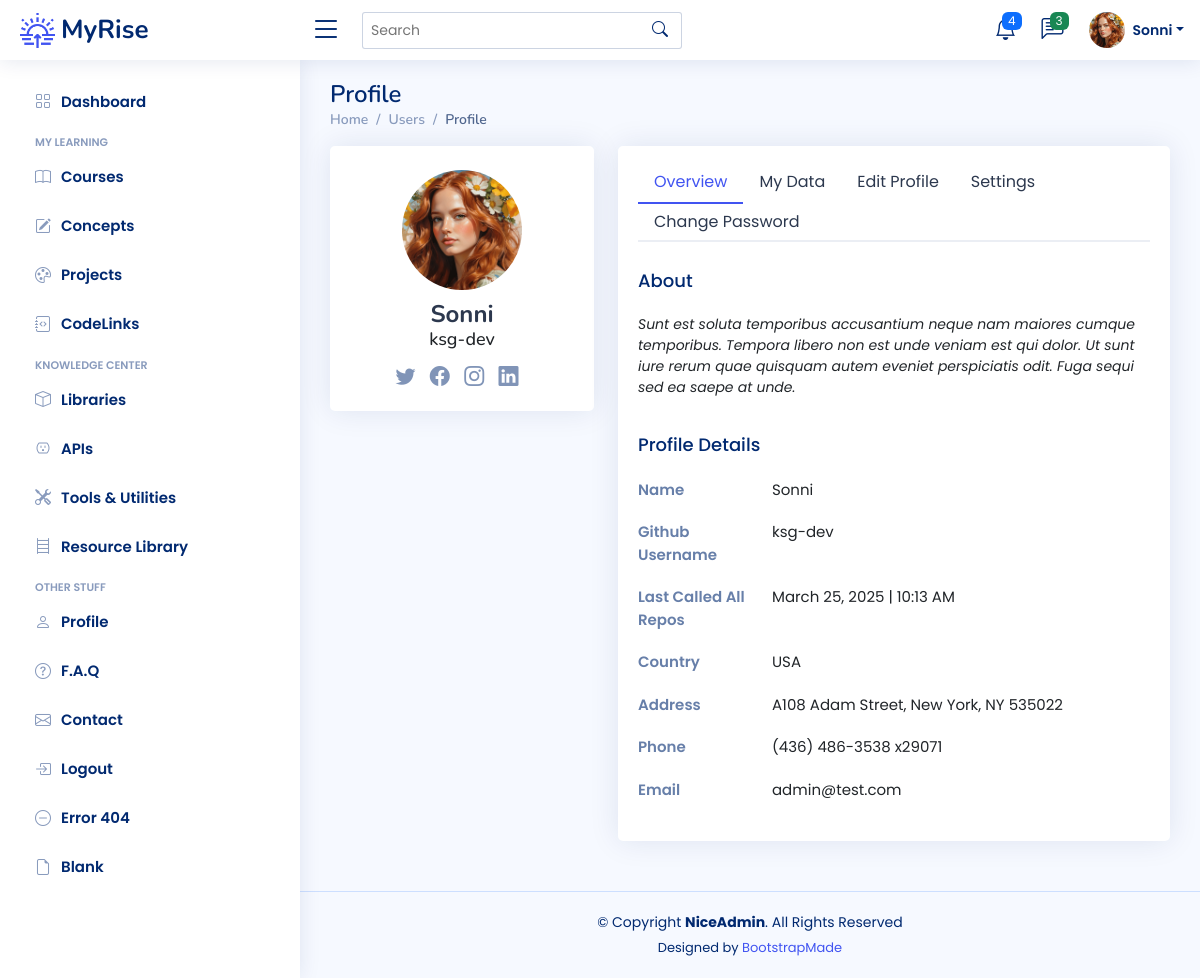
The page /profile (signed in) on the database as committed earlier.
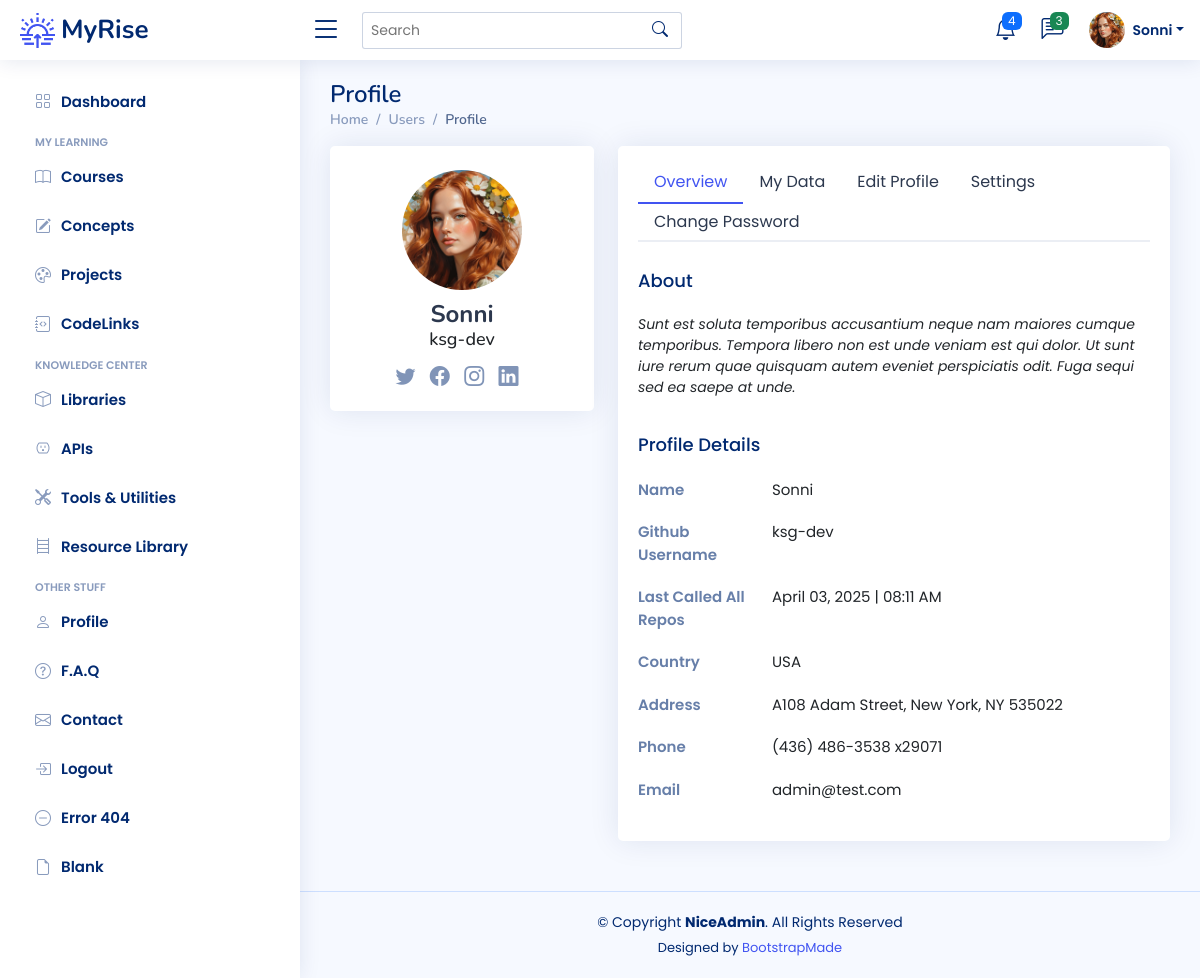
The same page on the database as committed later.
### app/models.py (models this page shows)
class User(UserMixin, db.Model):
    __tablename__ = "users"
    id: Mapped[int] = mapped_column(Integer, primary_key=True)
    email: Mapped[str] = mapped_column(String(100), unique=True)
    password: Mapped[str] = mapped_column(String(250))
    name: Mapped[str] = mapped_column(String(1000))
    display_name: Mapped[str] = mapped_column(String(1000))
    last_called_repos: Mapped[Optional[datetime.datetime]] = mapped_column(DateTime())
    latest_etag_repos: Mapped[str] = mapped_column(String(250), nullable=True)
    projects: Mapped[List["Project"]] = relationship(back_populates="user")
    events: Mapped[List["Event"]] = relationship(back_populates="user")
    courses: Mapped[List["Course"]] = relationship(back_populates="user")
    libraries: Mapped[List["Library"]] = relationship(back_populates="user")
    apis: Mapped[List["API"]] = relationship(back_populates="user")
    tools: Mapped[List["Tool"]] = relationship(back_populates="user")
    resources: Mapped[List["Resource"]] = relationship(back_populates="user")
    repos: Mapped[List["Repository"]] = relationship(back_populates="user")
    codelinks: Mapped[List["CodeLink"]] = relationship(back_populates="user")
    concepts: Mapped[List["Concept"]] = relationship('Concept', secondary=user_concept, backref='user')

### app/routes.py (the view, shortened to what this page needs)
@app.route('/profile', methods=["POST", "GET"])
@login_required
def profile():
    return render_template("profile.html")

### app/templates/profile.html (shortened to what this page needs)
{% extends 'base.html' %}
{% block content %}
  <main id="main" class="main">
    <div class="pagetitle">
      <h1>Profile</h1>
      <nav>
        <ol class="breadcrumb">
          <li class="breadcrumb-item"><a href="{{ url_for('home') }}">Home</a></li>
          <li class="breadcrumb-item">Users</li>
          <li class="breadcrumb-item active">Profile</li>
        </ol>
      </nav>
    </div>
    <section class="section profile">
      <div class="row">
        <div class="col-xl-4">
          <div class="card">
            <div class="card-body profile-card pt-4 d-flex flex-column align-items-center">
              <img src="{{ url_for('static', filename='img/profile-img.png') }}" alt="Profile" class="rounded-circle">
              <h2>{{ current_user.display_name }}</h2>
              <h3>{{ current_user.name }}</h3>
              <div class="social-links mt-2">
                <a href="#" class="twitter"><i class="bi bi-twitter"></i></a>
                <a href="#" class="facebook"><i class="bi bi-facebook"></i></a>
                <a href="#" class="instagram"><i class="bi bi-instagram"></i></a>
                <a href="#" class="linkedin"><i class="bi bi-linkedin"></i></a>
              </div>
            </div>
          </div>
        </div>
        <div class="col-xl-8">
          <div class="card">
            <div class="card-body pt-3">
              <ul class="nav nav-tabs nav-tabs-bordered">
                <li class="nav-item">
                  <button class="nav-link active" data-bs-toggle="tab" data-bs-target="#profile-overview">Overview</button>
                </li>
			  	<li class="nav-item">
                  <button class="nav-link" data-bs-toggle="tab" data-bs-target="#my-data">My Data</button>
                </li>
                <li class="nav-item">
                  <button class="nav-link" data-bs-toggle="tab" data-bs-target="#profile-edit">Edit Profile</button>
                </li>
                <li class="nav-item">
                  <button class="nav-link" data-bs-toggle="tab" data-bs-target="#profile-settings">Settings</button>
                </li>
                <li class="nav-item">
                  <button class="nav-link" data-bs-toggle="tab" data-bs-target="#profile-change-password">Change Password</button>
                </li>
              </ul>
              <div class="tab-content pt-2">
                <div class="tab-pane fade show active profile-overview" id="profile-overview">
                  <h5 class="card-title">About</h5>
                  <p class="small fst-italic">Sunt est soluta temporibus accusantium neque nam maiores cumque temporibus. Tempora libero non est unde veniam est qui dolor. Ut sunt iure rerum quae quisquam autem eveniet perspiciatis odit. Fuga sequi sed ea saepe at unde.</p>
                  <h5 class="card-title">Profile Details</h5>
                  <div class="row">
                    <div class="col-lg-3 col-md-4 label ">Name</div>
                    <div class="col-lg-9 col-md-8">{{ current_user.display_name }}</div>
                  </div>
                  <div class="row">
                    <div class="col-lg-3 col-md-4 label">Github Username</div>
                    <div class="col-lg-9 col-md-8">{{ current_user.name }}</div>
                  </div>
                  <div class="row">
                    <div class="col-lg-3 col-md-4 label">Last Called All Repos</div>
					  {% if current_user.last_called_repos %}
                    <div class="col-lg-9 col-md-8">{{ current_user.last_called_repos.strftime("%B %d, %Y | %I:%M %p") }}</div>
					  {% else %}
					  <div class="col-lg-9 col-md-8 fst-italic">none</div>
					  {% endif %}
                  </div>
                  <div class="row">
                    <div class="col-lg-3 col-md-4 label">Country</div>
                    <div class="col-lg-9 col-md-8">USA</div>
                  </div>
                  <div class="row">
                    <div class="col-lg-3 col-md-4 label">Address</div>
                    <div class="col-lg-9 col-md-8">A108 Adam Street, New York, NY 535022</div>
                  </div>
                  <div class="row">
                    <div class="col-lg-3 col-md-4 label">Phone</div>
                    <div class="col-lg-9 col-md-8">(436) 486-3538 x29071</div>
                  </div>
                  <div class="row">
                    <div class="col-lg-3 col-md-4 label">Email</div>
                    <div class="col-lg-9 col-md-8">{{ current_user.email }}</div>
                  </div>
                </div>
              </div>
            </div>
          </div>
        </div>
      </div>
    </section>
  </main>
{% endblock %}

### app/templates/base.html (shortened to what this page needs)
<!doctype html>
<html lang="en">
  <head>
	  {% block styling %}
		<link href="https://cdn.jsdelivr.net/npm/bootstrap@5.3.3/dist/css/bootstrap.min.css" rel="stylesheet">
	  	<link href="{{ url_for('static', filename='vendor/bootstrap/css/bootstrap.min.css') }}" rel="stylesheet">
	  	<link href="{{ url_for('static', filename='vendor/bootstrap-icons/bootstrap-icons.css') }}" rel="stylesheet">
	  	<link href="{{ url_for('static', filename='vendor/boxicons/css/boxicons.min.css') }}" rel="stylesheet">
	  	<link href="{{ url_for('static', filename='vendor/quill/quill.snow.css') }}" rel="stylesheet">
	  	<link href="{{ url_for('static', filename='vendor/quill/quill.bubble.css') }}" rel="stylesheet">
	  	<link href="{{ url_for('static', filename='vendor/remixicon/remixicon.css') }}" rel="stylesheet">
	  	<link href="{{ url_for('static', filename='vendor/simple-datatables/style.css') }}" rel="stylesheet">
	  	<link href="{{ url_for('static', filename='css/style.css' ) }}" rel="stylesheet">
    	{% endblock %}
  </head>
  <body>
  	{% include "heading.html" %}
    {% block content %}{% endblock %}
	{% include 'footer.html' %}
  </body>
</html>

### app/templates/heading.html (shortened to what this page needs)
{% from 'bootstrap5/nav.html' import render_nav_item %}
{% from 'bootstrap5/form.html' import render_form %}
  <header id="header" class="header fixed-top d-flex align-items-center">
    <div class="d-flex align-items-center justify-content-between">
      <a href="{{ url_for('home') }}" class="logo d-flex align-items-center">
        <img src="{{ url_for('static', filename='img/logo.png') }}" alt="sun-rise">
        <span class="d-none d-lg-block">MyRise</span>
      </a>
      <i class="bi bi-list toggle-sidebar-btn"></i>
    </div>
    <div class="search-bar">
      <form class="search-form d-flex align-items-center" method="POST" action="#">
        <input type="text" name="query" placeholder="Search" title="Enter search keyword">
        <button type="submit" title="Search"><i class="bi bi-search"></i></button>
      </form>
    </div>
    <nav class="header-nav ms-auto">
      <ul class="d-flex align-items-center">
        <li class="nav-item dropdown">
          <a class="nav-link nav-icon" href="#" data-bs-toggle="dropdown">
            <i class="bi bi-bell"></i>
            <span class="badge bg-primary badge-number">4</span>
          </a>
        </li>
        <li class="nav-item dropdown">
          <a class="nav-link nav-icon" href="#" data-bs-toggle="dropdown">
            <i class="bi bi-chat-left-text"></i>
            <span class="badge bg-success badge-number">3</span>
          </a>
        </li>
        <li class="nav-item dropdown pe-3">
          <a class="nav-link nav-profile d-flex align-items-center pe-0" href="#" data-bs-toggle="dropdown">
            <img src="{{ url_for('static', filename='img/profile-img.png') }}" alt="Profile" class="rounded-circle">
            <span class="d-none d-md-block dropdown-toggle ps-2">{{ current_user.display_name }}</span>
          </a>
        </li>
      </ul>
    </nav>
  </header>
  <aside id="sidebar" class="sidebar">
    <ul class="sidebar-nav" id="sidebar-nav">
      <li class="nav-item">
        <a class="nav-link collapsed" href="{{ url_for('home') }}">
          <i class="bi bi-grid"></i>
          <span>Dashboard</span>
        </a>
      </li>
<li class="nav-heading">My Learning</li>
	  <li class="nav-item">
        <a class="nav-link collapsed" href="{{ url_for('courses_page') }}">
          <i class="bi bi-book"></i>
          <span>Courses</span>
        </a>
      </li>
	  <li class="nav-item">
        <a class="nav-link collapsed" href="{{ url_for('concepts_page') }}">
          <i class="bi bi-pencil-square"></i>
          <span>Concepts</span>
        </a>
      </li>
	  <li class="nav-item">
        <a class="nav-link collapsed" href="{{ url_for('projects_page') }}">
          <i class="bi bi-palette"></i>
          <span>Projects</span>
        </a>
      </li>
	  <li class="nav-item">
        <a class="nav-link collapsed" href="{{ url_for('codelinks_page') }}">
          <i class="bi bi-journal-code"></i>
          <span>CodeLinks</span>
        </a>
      </li>
<li class="nav-heading">Knowledge Center</li>
	  <li class="nav-item">
        <a class="nav-link collapsed" href="{{ url_for('libraries_page') }}">
          <i class="bi bi-box"></i>
          <span>Libraries</span>
        </a>
      </li>
	  <li class="nav-item">
        <a class="nav-link collapsed" href="{{ url_for('apis_page') }}">
          <i class="bi bi-outlet"></i>
          <span>APIs</span>
        </a>
      </li>
	  <li class="nav-item">
        <a class="nav-link collapsed" href="{{ url_for('tools_page') }}">
          <i class="bi bi-tools"></i>
          <span>Tools & Utilities</span>
        </a>
      </li>
	  <li class="nav-item">
        <a class="nav-link collapsed" href="{{ url_for('resources_page') }}">
          <i class="bi bi-bookshelf"></i>
          <span>Resource Library</span>
        </a>
      </li>
	<li class="nav-heading">Other Stuff</li>
      <li class="nav-item">
        <a class="nav-link collapsed" href="{{ url_for('profile') }}">
          <i class="bi bi-person"></i>
          <span>Profile</span>
        </a>
      </li>
      <li class="nav-item">
        <a class="nav-link collapsed" href="{{ url_for('faq') }}">
          <i class="bi bi-question-circle"></i>
          <span>F.A.Q</span>
        </a>
	  </li>
      <li class="nav-item">
        <a class="nav-link collapsed" href="{{ url_for('contact') }}">
          <i class="bi bi-envelope"></i>
          <span>Contact</span>
        </a>
      </li>
	{% if not current_user.is_authenticated %}
      <li class="nav-item">
        <a class="nav-link collapsed" href="{{ url_for('register') }}">
          <i class="bi bi-card-list"></i>
          <span>Register</span>
        </a>
      </li>
      <li class="nav-item">
        <a class="nav-link collapsed" href="{{ url_for('login') }}">
          <i class="bi bi-box-arrow-in-right"></i>
          <span>Login</span>
        </a>
      </li>
	{% else %}
		<li class="nav-item">
        <a class="nav-link collapsed" href="{{ url_for('logout') }}">
          <i class="bi bi-box-arrow-in-right"></i>
          <span>Logout</span>
        </a>
      </li>
	{% endif %}
      <li class="nav-item">
        <a class="nav-link collapsed" href="pages-error-404.html">
          <i class="bi bi-dash-circle"></i>
          <span>Error 404</span>
        </a>
      </li>
      <li class="nav-item">
        <a class="nav-link collapsed" href="pages-blank.html">
          <i class="bi bi-file-earmark"></i>
          <span>Blank</span>
        </a>
      </li>
    </ul>
  </aside>

### app/templates/footer.html
  <footer id="footer" class="footer">
    <div class="copyright">
      &copy; Copyright <strong><span>NiceAdmin</span></strong>. All Rights Reserved
    </div>
    <div class="credits">
      Designed by <a href="https://bootstrapmade.com/">BootstrapMade</a>
    </div>
  </footer>

Rows that differ between the two databases and show on the page:
changed User "Sonni": last_called_repos "March 25, 2025 | 10:13 AM" → "April 03, 2025 | 08:11 AM"
